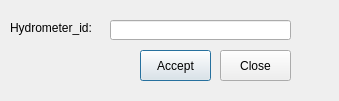
<?xml version="1.0" encoding="UTF-8"?>
<ui version="4.0">
 <class>Dialog</class>
 <widget class="QDialog" name="Dialog">
  <property name="geometry">
   <rect>
    <x>0</x>
    <y>0</y>
    <width>339</width>
    <height>101</height>
   </rect>
  </property>
  <property name="windowTitle">
   <string>Dialog</string>
  </property>
  <widget class="QLineEdit" name="hydrometer_id_new">
   <property name="geometry">
    <rect>
     <x>110</x>
     <y>20</y>
     <width>181</width>
     <height>20</height>
    </rect>
   </property>
  </widget>
  <widget class="QLabel" name="label">
   <property name="geometry">
    <rect>
     <x>10</x>
     <y>20</y>
     <width>91</width>
     <height>16</height>
    </rect>
   </property>
   <property name="text">
    <string>Hydrometer_id:</string>
   </property>
  </widget>
  <widget class="QPushButton" name="btn_accept">
   <property name="geometry">
    <rect>
     <x>140</x>
     <y>50</y>
     <width>71</width>
     <height>31</height>
    </rect>
   </property>
   <property name="text">
    <string>Accept</string>
   </property>
  </widget>
  <widget class="QPushButton" name="btn_close">
   <property name="geometry">
    <rect>
     <x>220</x>
     <y>50</y>
     <width>71</width>
     <height>31</height>
    </rect>
   </property>
   <property name="text">
    <string>Close</string>
   </property>
  </widget>
 </widget>
 <resources/>
 <connections/>
</ui>
